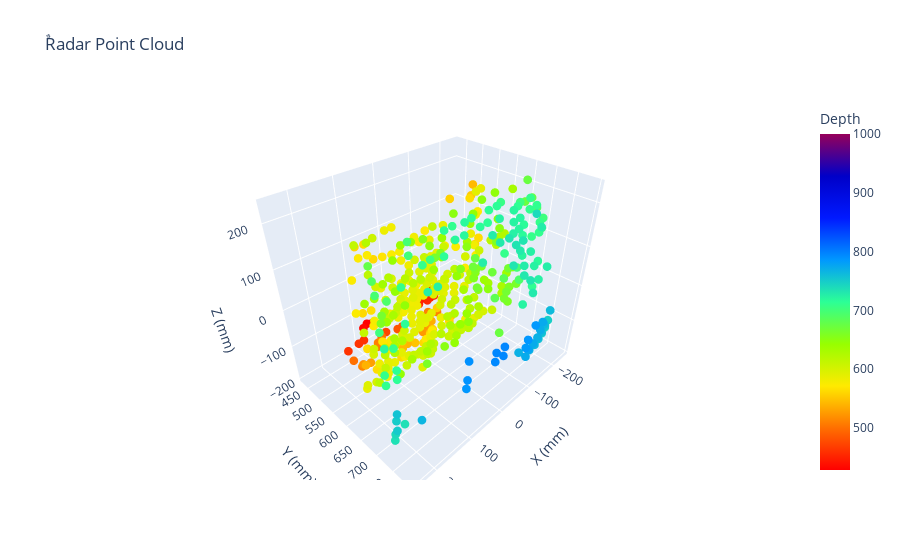

Notebook code cell kept with this figure:
### Code cell
plot_3D_threshold("Ball_60cm_200",1,'y',1000)

### Figure 1 — Plotly figure (JSON) as saved in the notebook; plotly's stock layout.template omitted (floating-point values rounded to 4 significant figures; data arrays with more than 128 entries replaced by an {"elided": "..."} marker saying what was removed)
{"data": [{"hovertemplate": "X (mm)=%{x}<br>Y (mm)=%{y}<br>Z (mm)=%{z}<br>Depth=%{marker.color}<extra></extra>", "legendgroup": "", "marker": {"color": {"elided": "441 float values"}, "coloraxis": "coloraxis", "line": {"width": 0}, "opacity": 1, "size": 3, "symbol": "circle"}, "mode": "markers", "name": "", "scene": "scene", "showlegend": false, "type": "scatter3d", "x": {"elided": "441 float values"}, "y": {"elided": "441 float values"}, "z": {"elided": "441 float values"}}], "layout": {"coloraxis": {"cmax": 1000, "cmin": 428.3, "colorbar": {"title": {"text": "Depth"}}, "colorscale": [[0, "rgb(255,0,0)"], [0.125, "rgb(255,111,0)"], [0.25, "rgb(255,234,0)"], [0.375, "rgb(151,255,0)"], [0.5, "rgb(44,255,150)"], [0.625, "rgb(0,152,255)"], [0.75, "rgb(0,25,255)"], [0.875, "rgb(0,0,200)"], [1, "rgb(150,0,90)"]]}, "legend": {"tracegroupgap": 0}, "scene": {"domain": {"x": [0, 1], "y": [0, 1]}, "xaxis": {"title": {"text": "X (mm)"}}, "yaxis": {"title": {"text": "Y (mm)"}}, "zaxis": {"title": {"text": "Z (mm)"}}}, "title": {"text": "ٌRadar Point Cloud"}}}
